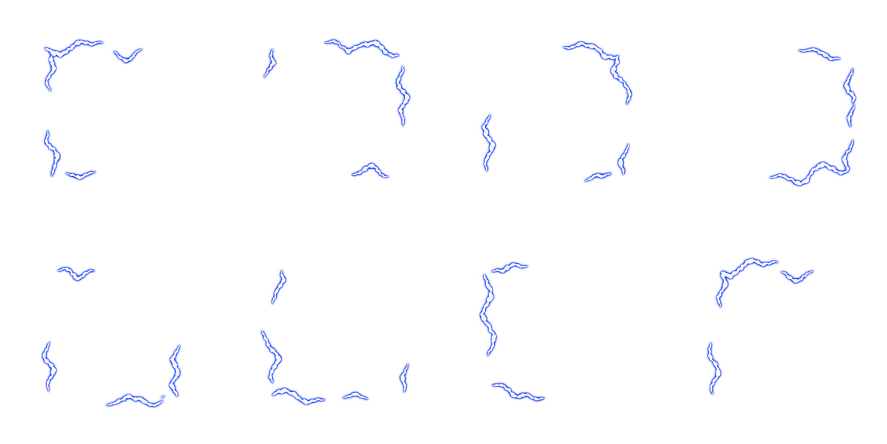
#> input picture outputs/gate-cycle-assets-2026-10-06/gate-charge-sheet.png, 1774 x 887 px (shown at 1/2 size)
$ python package-gate-animation.py
#> lines starting #> are read from the running program, lines starting #| are printed output that depends on the picture; after the words box and inside, x2 and y2 are one past the last pixel; in counts of white or black regions, pixels touching at a corner belong together
"""Package authored transparent energy sheets; never generates art or edits runtime.

The fixed uniform grid is preserved, so no frame gets its own scale/center transform.
Run --apply only after visually inspecting the generated sheets. Source masters
are retained outside the RimWorld mod. Default report mode writes nothing.
Applying requires --family; --family RR_GateOpen preserves the earlier deliveries.
"""
import argparse
import hashlib
import json
from pathlib import Path

import numpy as np
from PIL import Image, ImageDraw

ROOT = Path(__file__).resolve().parents[2]
OUTPUT = ROOT / "outputs/gate-cycle-assets-2026-10-06"
MASTER = ROOT / "assets/source/phase2"
PACKAGE = ROOT / "Mod/Rimrooms - Async Industries/1.7/Textures/Things/Building/Rimrooms/Gates"
FAMILIES = (
    ("RR_GateCharge", "gate-charge-sheet.png", 4, 2),
    ("RR_GateActivation", "gate-activation-sheet.png", 3, 2),
    ("RR_GateOpen", "gate-open-sheet.png", 4, 2),
)


def digest(path):
    return hashlib.sha256(path.read_bytes()).hexdigest()


def transparent_copy(image):
    # Alpha-composite on clear RGBA to discard hidden RGB before downsampling.
    clear = Image.new("RGBA", image.size)
    clear.alpha_composite(image)
    return clear


def extract(image, column, row, columns, rows, size):
    box = (column * image.width / columns, row * image.height / rows,
           (column + 1) * image.width / columns,
           (row + 1) * image.height / rows)
    return transparent_copy(image.resize((size, size), Image.Resampling.LANCZOS, box=box))


def metrics(image):
    alpha = np.asarray(image.getchannel("A"))
    center = alpha[96:160, 96:160]
    edges = np.concatenate((alpha[:8].ravel(), alpha[-8:].ravel(),
                            alpha[:, :8].ravel(), alpha[:, -8:].ravel()))
    return {
        "size": list(image.size), "mode": image.mode,
        "alphaRange": [int(alpha.min()), int(alpha.max())],
        "coverageAbove8": round(float((alpha > 8).mean()), 6),
        "center64MaxAlpha": int(center.max()),
        "center64CoverageAbove8": round(float((center > 8).mean()), 6),
        "center16MaxAlpha": int(alpha[120:136, 120:136].max()),
        "outer8MaxAlpha": int(edges.max()),
        "alphaEnergy": round(float(alpha.sum() / 255), 3),
    }


def transition(left, right):
    a, b = np.asarray(left).astype(float) / 255, np.asarray(right).astype(float) / 255
    a[:, :, :3] *= a[:, :, 3:4]
    b[:, :, :3] *= b[:, :, 3:4]
    delta = np.abs(a - b).mean(axis=2)
    union = np.maximum(a[:, :, 3], b[:, :, 3]) > (8 / 255)
    return {"meanPremultipliedRgbaDifference": round(float(delta.mean()), 6),
            "activePixelDifference": round(float(delta[union].mean()), 6)}


def checker_cell(size):
    image = Image.new("RGBA", (size, size), (74, 74, 74, 255))
    draw = ImageDraw.Draw(image)
    for y in range(0, size, 16):
        for x in range(0, size, 16):
            if (x // 16 + y // 16) % 2:
                draw.rectangle((x, y, x + 15, y + 15), fill=(98, 98, 98, 255))
    return image


def contact(frames, stem, columns, rows):
    cell, label = 256, 24
    sheet = Image.new("RGB", (columns * cell, rows * (cell + label)), (36, 36, 36))
    draw = ImageDraw.Draw(sheet)
    for index, frame in enumerate(frames):
        tile = checker_cell(cell)
        tile.alpha_composite(frame)
        x, y = (index % columns) * cell, (index // columns) * (cell + label)
        sheet.paste(tile.convert("RGB"), (x, y))
        draw.text((x + 8, y + cell + 5), f"{stem}_{index + 1:02d}", fill=(235, 235, 235))
    return sheet


def main():
    parser = argparse.ArgumentParser()
    parser.add_argument("--apply", action="store_true")
    parser.add_argument("--family", choices=("all", *(x[0] for x in FAMILIES)))
    args = parser.parse_args()
    if args.apply and not args.family:
        parser.error("--apply requires an explicit --family; use RR_GateOpen to preserve finished charge/activation files")
    prepared = []
    for stem, filename, columns, rows in FAMILIES:
        if args.family and args.family != "all" and stem != args.family:
            continue
        source = OUTPUT / filename
        image = Image.open(source)
#> image is the input picture: PIL image 1774x887 RGBA; mean R, G, B, A 4.6, 5.9, 11.9, 5.1
        if image.mode != "RGBA" or image.getchannel("A").getextrema()[0] != 0:
            raise ValueError(f"{filename}: source needs true RGBA transparency")
        if abs(image.width / columns - image.height / rows) > 0.01:
            raise ValueError(f"{filename}: source grid cells must be square")
        image = transparent_copy(image)
#> in transparent_copy, `clear = Image.new("RGBA", image.size)`: clear: PIL image 1774x887 RGBA; every value is 0
        master_size = round(image.width / columns)
#> master_size = 444
        masters, frames, records = [], [], []
        for index in range(columns * rows):
            col, row = index % columns, index // columns
            master = extract(image, col, row, columns, rows, master_size)
            frame = transparent_copy(master.resize((256, 256), Image.Resampling.LANCZOS))
            record = metrics(frame)
            # Activation has two brief inward branches, never an opaque aperture.
            center_bad = (record["center64MaxAlpha"] > 8 if stem != "RR_GateActivation"
                          else record["center16MaxAlpha"] > 8 or
                          record["center64CoverageAbove8"] > 0.10)
            if center_bad or record["outer8MaxAlpha"] > 8:
                raise ValueError(f"{stem}_{index + 1:02d}: center/edge must stay clear")
            if not 0 < record["coverageAbove8"] < 0.20:
                raise ValueError(f"{stem}_{index + 1:02d}: sparse energy expected")
            name = f"{stem}_{index + 1:02d}.png"
            records.append({"name": name, "metrics": record,
                            "master": (MASTER / name).relative_to(ROOT).as_posix(),
                            "package": (PACKAGE / name).relative_to(ROOT).as_posix()})
            masters.append(master)
            frames.append(frame)
#> this loop made 8 passes
#> pass 1, in main, `master = extract(image, col, row, columns, rows, master_size)`:
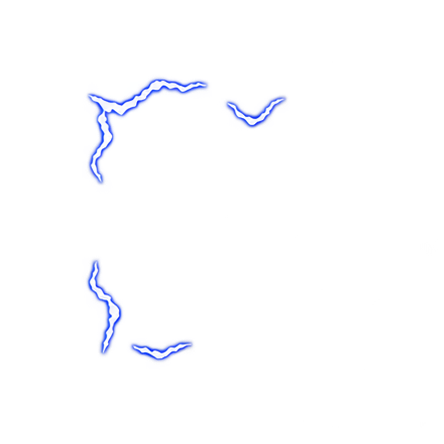
#> master: PIL image 444x444 RGBA; mean R, G, B, A 4.5, 5.8, 12, 5.2; transparent parts drawn white
#> after the loop:
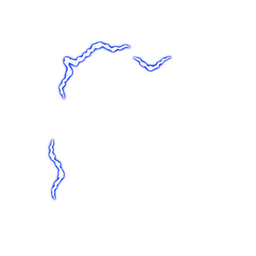
#> frame: PIL image 256x256 RGBA; mean R, G, B, A 4.3, 5.4, 10.6, 4.7; transparent parts drawn white
#> after the loop, frames = 8 items; masters = 8 items; records = 8 items
        report = {"stem": stem, "sourceSheet": source.relative_to(ROOT).as_posix(),
                  "sourceSha256": digest(source), "sheetSize": list(image.size),
                  "grid": [columns, rows], "masterSize": master_size,
                  "frames": records}
        if stem != "RR_GateActivation":
            report["loopTransitions"] = [
                {"from": index + 1, "to": ((index + 1) % len(frames)) + 1,
                 **transition(frame, frames[(index + 1) % len(frames)])}
                for index, frame in enumerate(frames)
            ]
#> in transition, `a[:, :, :3] *= a[:, :, 3:4]`:
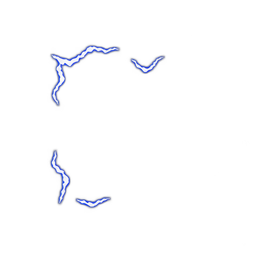
#> a: shape (256, 256, 4) float64; mean R, G, B, A 0.011, 0.0125, 0.0194, 0.0202; transparent parts drawn white
#> in transition, `b[:, :, :3] *= b[:, :, 3:4]`: b: shape (256, 256, 4) float64; mean R, G, B, A 0.0114, 0.0129, 0.02, 0.0209
#> in transition, `union = np.maximum(a[:, :, 3], b[:, :, 3]) > (8 / 255)`:
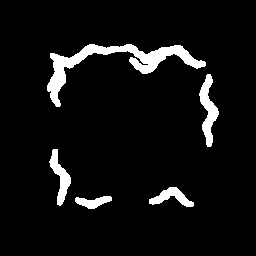
#> union: shape (256, 256) bool; 6.2% white; 5 white regions, box (x1, y1, x2, y2) and area: (47, 44, 206, 107) 2222, (199, 74, 219, 147) 659, (49, 149, 71, 206) 500, (149, 187, 194, 207) 405, (75, 196, 112, 209) 279
#> in transition (call 2), `b[:, :, :3] *= b[:, :, 3:4]`: b: shape (256, 256, 4) float64; mean R, G, B, A 0.0122, 0.0138, 0.0212, 0.0222
#> in transition (call 2), `union = np.maximum(a[:, :, 3], b[:, :, 3]) > (8 / 255)`: union: shape (256, 256) bool; 5.8% white; 5 white regions, box (x1, y1, x2, y2) and area: (117, 44, 219, 147) 1972, (42, 131, 62, 200) 617, (149, 187, 195, 211) 576, (199, 164, 216, 203) 310, (47, 55, 64, 92) 296
#> in transition (call 3), `b[:, :, :3] *= b[:, :, 3:4]`: b: shape (256, 256, 4) float64; mean R, G, B, A 0.0115, 0.0131, 0.0204, 0.0211
#> in transition (call 3), `union = np.maximum(a[:, :, 3], b[:, :, 3]) > (8 / 255)`: union: shape (256, 256) bool; 5.7% white; 3 white regions, box (x1, y1, x2, y2) and area: (136, 46, 222, 148) 1650, (119, 159, 219, 216) 1448, (42, 131, 62, 200) 617
#> in transition (call 4), `b[:, :, :3] *= b[:, :, 3:4]`: b: shape (256, 256, 4) float64; mean R, G, B, A 0.0112, 0.0126, 0.0195, 0.0204
#> in transition (call 4), `union = np.maximum(a[:, :, 3], b[:, :, 3]) > (8 / 255)`: union: shape (256, 256) bool; 6.1% white; 4 white regions, box (x1, y1, x2, y2) and area: (119, 77, 222, 216) 2684, (47, 137, 67, 198) 511, (65, 51, 111, 70) 406, (152, 53, 204, 72) 398
#> in transition (call 5), `b[:, :, :3] *= b[:, :, 3:4]`: b: shape (256, 256, 4) float64; mean R, G, B, A 0.0105, 0.0119, 0.0184, 0.0192
#> in transition (call 5), `union = np.maximum(a[:, :, 3], b[:, :, 3]) > (8 / 255)`: union: shape (256, 256) bool; 5.6% white; 4 white regions, box (x1, y1, x2, y2) and area: (44, 124, 121, 213) 1454, (193, 141, 218, 204) 827, (56, 51, 111, 96) 713, (121, 195, 192, 216) 689
#> in transition (call 6), `b[:, :, :3] *= b[:, :, 3:4]`:
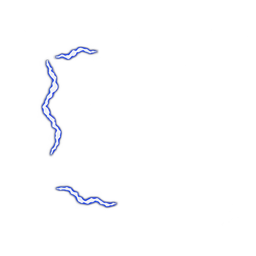
#> b: shape (256, 256, 4) float64; mean R, G, B, A 0.0099, 0.0112, 0.0171, 0.0178; transparent parts drawn white
#> in transition (call 6), `union = np.maximum(a[:, :, 3], b[:, :, 3]) > (8 / 255)`: union: shape (256, 256) bool; 5.2% white; 3 white regions, box (x1, y1, x2, y2) and area: (40, 46, 121, 213) 2860, (204, 162, 218, 199) 285, (138, 195, 171, 207) 239
#> in transition (call 7), `b[:, :, :3] *= b[:, :, 3:4]`:
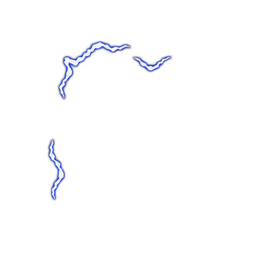
#> b: shape (256, 256, 4) float64; mean R, G, B, A 0.0102, 0.0115, 0.0175, 0.0183; transparent parts drawn white
#> in transition (call 7), `union = np.maximum(a[:, :, 3], b[:, :, 3]) > (8 / 255)`: union: shape (256, 256) bool; 5.2% white; 2 white regions, box (x1, y1, x2, y2) and area: (40, 40, 132, 209) 3086, (132, 55, 173, 73) 352
#> in transition (call 8), `union = np.maximum(a[:, :, 3], b[:, :, 3]) > (8 / 255)`:
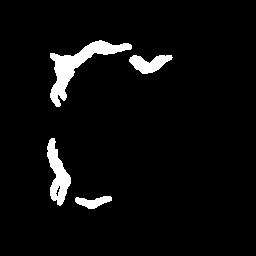
#> union: shape (256, 256) bool; 4.7% white; 4 white regions, box (x1, y1, x2, y2) and area: (50, 40, 132, 107) 1471, (47, 138, 71, 206) 818, (129, 55, 173, 74) 490, (75, 196, 112, 209) 279
            report["loopLimit"] = "Authored electrical flicker, not mathematically interpolated motion. The 8-to-1 boundary is compared with every normal step; final in-game pacing belongs to runtime QA."
            if stem == "RR_GateOpen":
                report["playback"] = "Quiet live company-portal presence after activation finishes. Eight-frame loop at a slower rate than charge; 300ms per frame in the outside-package APNG preview. Stop on closure; never draw on natural doors. Runtime state/lifecycle handling belongs to Claude."
        else:
            report["playback"] = "Nonlooping six-frame activation burst; stop drawing after frame 6."
        prepared.append((stem, columns, rows, masters, frames, report))
#> pass 2 of the loop in main, `for stem, filename, columns, rows in FAMILIES:`:
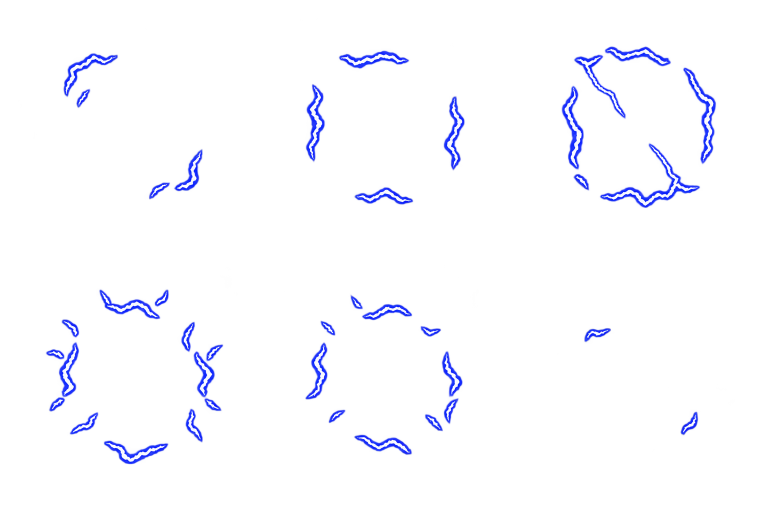
#> input picture outputs/gate-cycle-assets-2026-10-06/gate-activation-sheet.png, 1536 x 1024 px (shown at 1/2 size)
#> in main, image is the input picture: PIL image 1536x1024 RGBA; mean R, G, B, A 29, 34.5, 94.4, 8.9
#> the loop in main, `for index in range(columns * rows):` made 6 passes
#> pass 1, in metrics (call 9), `alpha = np.asarray(image.getchannel("A"))`:
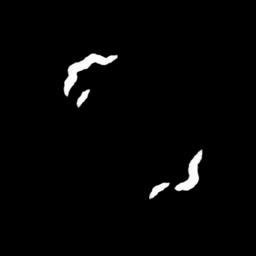
#> alpha: shape (256, 256); min 0, max 255, mean 4.8
#> after the loop in main, `for index in range(columns * rows):`:
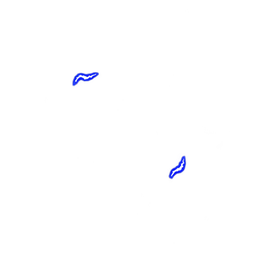
#> frame: PIL image 256x256 RGBA; mean R, G, B, A 0.5, 0.5, 2.1, 1.3; transparent parts drawn white
#> after the loop in main, `for index in range(columns * rows):`: frames = 6 items
    if args.apply:
        MASTER.mkdir(parents=True, exist_ok=True)
        PACKAGE.mkdir(parents=True, exist_ok=True)
        for stem, columns, rows, masters, frames, report in prepared:
            for index, (master, frame) in enumerate(zip(masters, frames)):
                name = f"{stem}_{index + 1:02d}.png"
                master.save(MASTER / name)
                frame.save(PACKAGE / name)
                report["frames"][index]["masterSha256"] = digest(MASTER / name)
                report["frames"][index]["packageSha256"] = digest(PACKAGE / name)
            contact(frames, stem, columns, rows).save(OUTPUT / f"{stem}-contact.png")
            # Transparent APNG is an outside-package inspection aid, not game content.
            duration = 300 if stem == "RR_GateOpen" else 110 if stem == "RR_GateCharge" else 70
            frames[0].save(OUTPUT / f"{stem}-preview.png", save_all=True,
                           append_images=frames[1:], duration=duration,
                           loop=1 if stem == "RR_GateActivation" else 0,
                           disposal=1, blend=0)
        # Keep the completed original two-family manifest as its delivery receipt.
        manifest = "gate-open-manifest.json" if args.family == "RR_GateOpen" else (
            "animation-manifest-all.json" if args.family == "all" else f"{args.family}-manifest.json")
        (OUTPUT / manifest).write_text(
            json.dumps({"families": [x[-1] for x in prepared]}, indent=2) + "\n", encoding="utf-8")
    print(json.dumps({"applied": args.apply, "families": [x[-1] for x in prepared]}, indent=2))
#> (printed output is left out)


if __name__ == "__main__":
    main()
